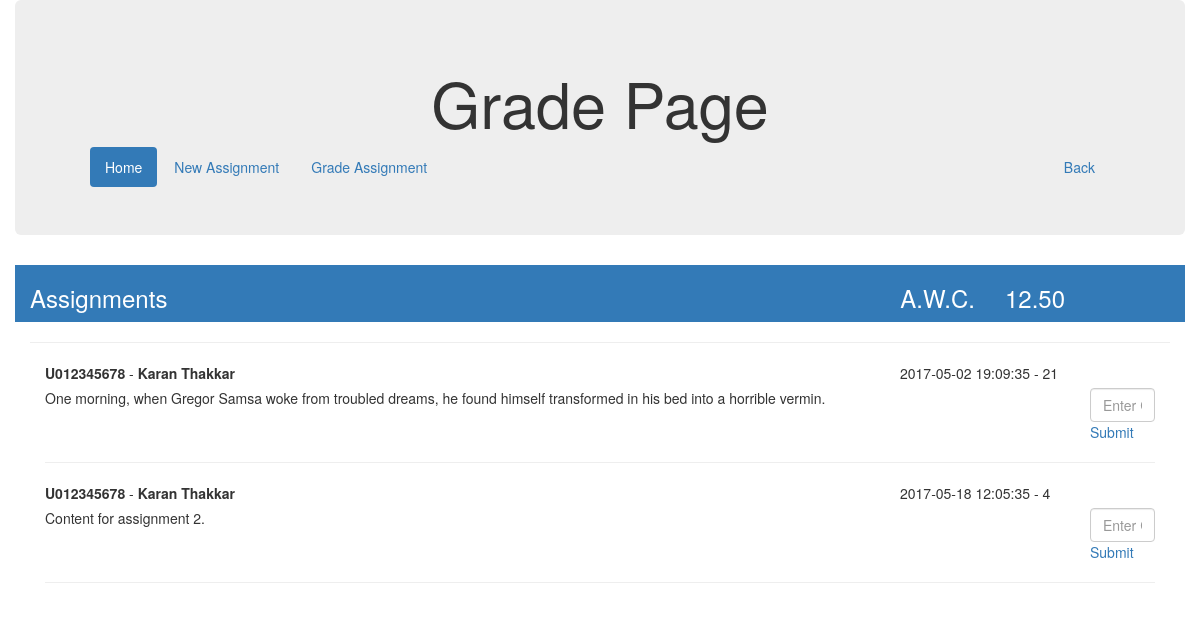
The app's page /InstructorGrade.php with its own data.
### tables this page shows
CREATE TABLE `submission` (
  `subId` int(11) NOT NULL,
  `studId` varchar(10) NOT NULL,
  `assId` int(11) NOT NULL,
  `assText` text NOT NULL,
  `subDate` datetime NOT NULL,
  `wordCount` int(11) NOT NULL
);

CREATE TABLE `student` (
  `studId` varchar(10) NOT NULL,
  `firstName` varchar(15) NOT NULL,
  `lastName` varchar(15) NOT NULL
);

### InstructorGrade.php (the view, shortened to what this page needs)
<?php include 'db.php'; ?>
<?php
    $studquery = 'SELECT sub.*, stud.firstName, stud.lastName FROM submission AS sub LEFT JOIN student AS stud ON sub.studId = stud.studId';
    $studname = mysqli_query($conn, $studquery);
    $avg = 'SELECT ROUND(AVG(wordCount),2) FROM submission';
    $selavg = mysqli_query($conn, $avg);
?>
<!DOCTYPE html>
<html>
<head>
    <link href="css/bootstrap.css" rel="stylesheet">
    <link href="css/style.css" rel="stylesheet">
</head>
<body>
    <div class="container-fluid">
        <div class="jumbotron">
            <div class="container">
                <h1 class="text-center">Grade Page</h1>
                <ul class="nav nav-pills">
                    <li role="presentation" class="active"><a href="Instructor.php">Home</a></li>
                    <li role="presentation"><a href="InstructorCreateEdit.php">New Assignment</a></li>
                    <li role="presentation"><a href="InstructorGrade.php">Grade Assignment</a></li>
                    <li role="presentation" class="pull-right"><a href="index.php">Back</a></li>
                </ul>
            </div>
        </div>
        <div class="container-fluid">
            <div class="row bg-primary">
                <div class="col-xs-10">
                <span class="h3" style="float:left;">Assignments</span>
                <span class="h3" style="float:right;">A.W.C.</span>
                </div>
                <div class="col-xs-2">
                    <h3>
                    <?php while ($row = $selavg->fetch_assoc()) {
                       echo $row['ROUND(AVG(wordCount),2)'];
                     }
                    ?>
                    </h3>
                </div>
            </div>
            <hr>
            <?php $id = 0; ?>
            <?php while($row = mysqli_fetch_assoc($studname)) : ?>
            <div class="container-fluid">
                <div class="row">
                    <div class="col-xs-9">
                        <label id="labelStudId_<?php echo $id ?>"><?php echo $row['studId']; ?></label> - <label id="labelFirstName_<?php echo $id ?>"><?php echo $row['firstName']; ?></label>
                        <label id="labelLastName_<?php echo $id ?>"><?php echo $row['lastName']; ?></label>
                    </div>
                    <div class="col-xs-2">
                        <?php echo $row['subDate']; ?> - <?php echo $row['wordCount']; ?>
                    </div>
                </div>
                <div class="row">
                    <div class="col-xs-11 main_ctnt">
                        <div class="show"><?php echo $row['assText']; ?> </div>
                    </div>
                    <div class="col-xs-1">
                        <form action="" method="post">
                        <input type="text" class="form-control" id="<?php echo 'grade' . $row['assId'] ?>" name="grade" placeholder="Enter Grade">
                            <a href="#" onClick="gradeSubmit('<?php echo $row['assId'];?>','<?php echo $row['studId'];?>','<?php echo $row['subId'];?>')">Submit</a>
                        </form>
                    </div>
                </div>
                <hr>
            </div>
            <?php $id++; ?>
            <?php endwhile; ?>
        </div>
    </div>
</body>
</html>

### records on screen
submission: studId "U012345678", studId.firstName "Karan", studId.lastName "Thakkar", subDate "2017-05-02 19:09:35", wordCount "21", assText "One morning, when Gregor Samsa woke from troubled dreams, he found himself transformed in his bed into a horrible vermin."
submission: studId "U012345678", studId.firstName "Karan", studId.lastName "Thakkar", subDate "2017-05-18 12:05:35", wordCount "4", assText "Content for assignment 2."

### other values on screen
$row['ROUND(AVG(wordCount),2)'] "12.50"
